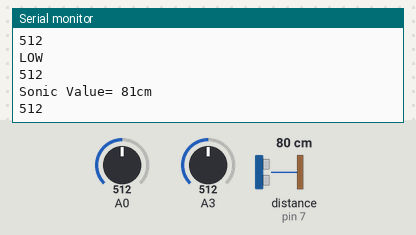
A sketch run on a simulated Arduino Uno, built with avr-gcc and run on an emulated ATmega328P. Shown: the last lines printed to the serial monitor. Inputs (shaded band) come from the test bench; at power-on: A3 = 512, distance to the obstacle (sensor on pin 7) 80 cm, A0 = 512. The echo pulse lasts 58.3 µs per cm.

Above: at 3.8 s.
3.9 s: A3 set to 700
At 6.5 s:
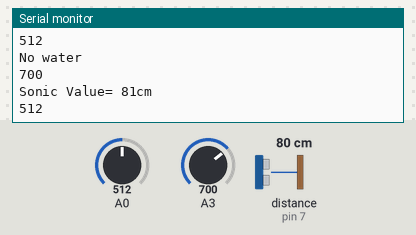
10.5 s: A3 set to 0
At 12.5 s:
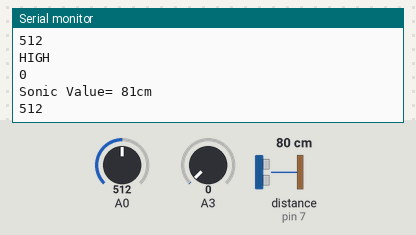
16.5 s: distance to the obstacle (sensor on pin 7) set to 2 cm
At 18.7 s:
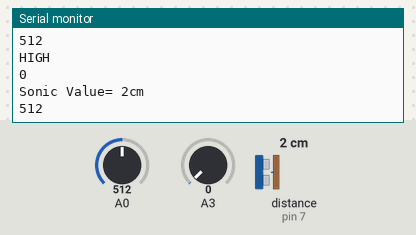
20.4 s: A0 set to 710
At 22.2 s:
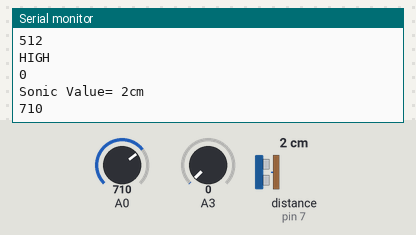
24.3 s: distance to the obstacle (sensor on pin 7) set to 4 cm
At 27.9 s:
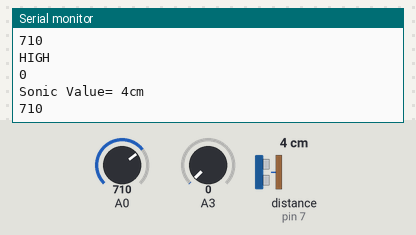
28.2 s: A0 set to 716
At 30.4 s:
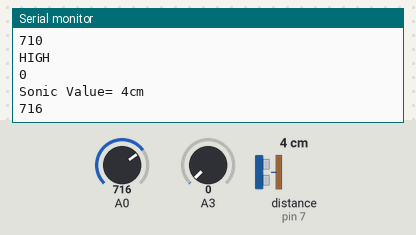
Timing chart, 0 to 31.9 s (numbered marks = the images above; inputs shaded):
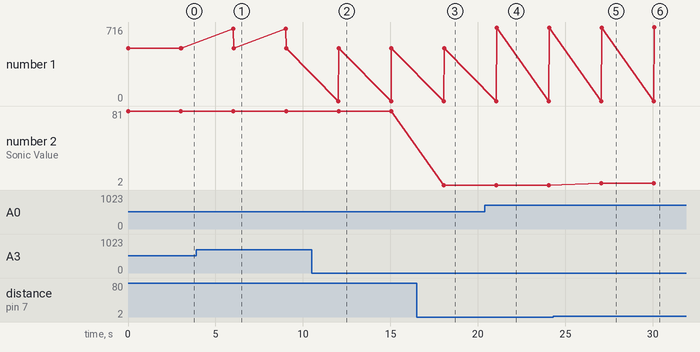

Measured:
- after the input at 3.9 s, the serial monitor: prints a new line after 2.1 s (image 1)
- after the input at 10.5 s, the serial monitor: prints a new line after 1.5 s (image 2)
- after the input at 16.5 s, the serial monitor: prints a new line after 1.5 s (image 3)
- after the input at 20.4 s, the serial monitor: prints a new line after 0.67 s (image 4)
- after the input at 24.3 s, the serial monitor: prints a new line after 2.8 s (image 5)
- after the input at 28.2 s, the serial monitor: prints a new line after 1.9 s (image 6)
- plotted number 1: 512 → 710 after the input at 20.4 s, 710 → 716 after the input at 28.2 s
- plotted number 2: 81 → 2 after the input at 16.5 s, 2 → 4 after the input at 24.3 s

The sketch:

All_values_out.ino
```cpp
#include <NewPing.h> // sonic library

#define TRIGGER_PIN  8 // Red Wire
#define ECHO_PIN     7  // Orange Wire
#define MAX_DISTANCE 200
NewPing sonar(TRIGGER_PIN, ECHO_PIN, MAX_DISTANCE);

int steamSensor;

void setup()
{
  Serial.begin(9600);//basta 9600
}

void loop() {

 //sonic
 Serial.print("Sonic Value= ");
 Serial.print(sonar.ping_cm());//send to object
 Serial.println("cm");
 //end sonic

  //steam
  steamSensor = analogRead(A0);
  Serial.println(steamSensor);
  delay(3000);
 //end steam


 //waterLevel
 int wtrLevel = analogRead(A3);//
      if(wtrLevel >= 700){
        Serial.println("No water ");Serial.println(wtrLevel);
        }else if (wtrLevel<=5){
          Serial.println("HIGH ");Serial.println(wtrLevel);
          }else if (wtrLevel >=6 && wtrLevel < 690){
            Serial.println("LOW ");Serial.println(wtrLevel);
            }

 //end waterLevel


}
```
